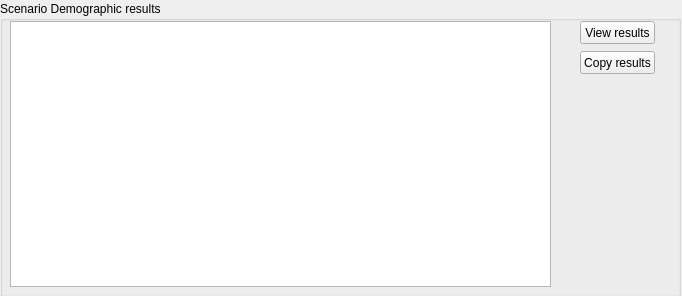
      <widget class="QWidget" name="page_4">
       <property name="geometry">
        <rect>
         <x>0</x>
         <y>0</y>
         <width>682</width>
         <height>296</height>
        </rect>
       </property>
       <attribute name="label">
        <string>Page 4 - Review the Scenario results</string>
       </attribute>
       <widget class="QGroupBox" name="groupBox_33">
        <property name="geometry">
         <rect>
          <x>0</x>
          <y>1</y>
          <width>681</width>
          <height>296</height>
         </rect>
        </property>
        <property name="sizePolicy">
         <sizepolicy hsizetype="Preferred" vsizetype="Preferred">
          <horstretch>0</horstretch>
          <verstretch>0</verstretch>
         </sizepolicy>
        </property>
        <property name="minimumSize">
         <size>
          <width>0</width>
          <height>0</height>
         </size>
        </property>
        <property name="title">
         <string>Scenario Demographic results</string>
        </property>
        <widget class="QPushButton" name="pushButton_2">
         <property name="geometry">
          <rect>
           <x>580</x>
           <y>20</y>
           <width>75</width>
           <height>23</height>
          </rect>
         </property>
         <property name="text">
          <string>View results</string>
         </property>
        </widget>
        <widget class="QPushButton" name="pushButton_3">
         <property name="geometry">
          <rect>
           <x>580</x>
           <y>50</y>
           <width>75</width>
           <height>23</height>
          </rect>
         </property>
         <property name="text">
          <string>Copy results</string>
         </property>
        </widget>
        <widget class="QTextBrowser" name="textBrowser_4">
         <property name="geometry">
          <rect>
           <x>10</x>
           <y>20</y>
           <width>541</width>
           <height>266</height>
          </rect>
         </property>
         <property name="html">
          <string>&lt;!DOCTYPE HTML PUBLIC &quot;-//W3C//DTD HTML 4.0//EN&quot; &quot;http://www.w3.org/TR/REC-html40/strict.dtd&quot;&gt;
&lt;html&gt;&lt;head&gt;&lt;meta name=&quot;qrichtext&quot; content=&quot;1&quot; /&gt;&lt;style type=&quot;text/css&quot;&gt;
p, li { white-space: pre-wrap; }
&lt;/style&gt;&lt;/head&gt;&lt;body style=&quot; font-family:'MS Shell Dlg 2'; font-size:8.25pt; font-weight:400; font-style:normal;&quot;&gt;
&lt;p style=&quot;-qt-paragraph-type:empty; margin-top:0px; margin-bottom:0px; margin-left:0px; margin-right:0px; -qt-block-indent:0; text-indent:0px; font-size:8pt;&quot;&gt;&lt;br /&gt;&lt;/p&gt;&lt;/body&gt;&lt;/html&gt;</string>
         </property>
        </widget>
       </widget>
      </widget>
